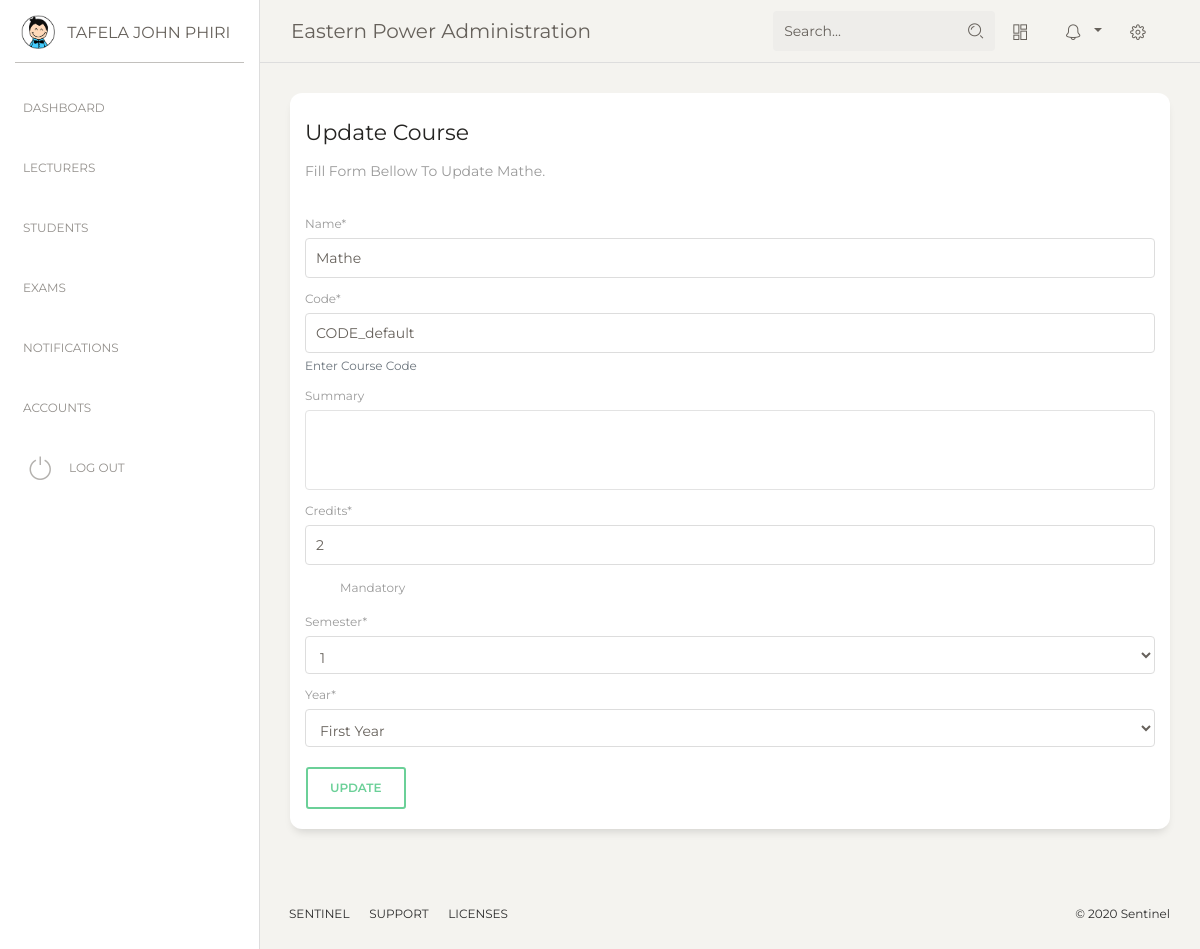
Page /administrator/course/2/update/ (signed in) on the committed database.
### headway/models.py (models this page shows, shortened)
class User(AbstractUser):
    username_validator = UnicodeUsernameValidator()
    username = models.CharField(
        _('username'),
        max_length=150,
        unique=True,
        help_text=_('Enter a Student ID for student Accounts or Email for lecturer Accounts.'),
        validators=[username_validator],
        error_messages={
            'unique': _("A user with that username already exists."),
        },
    )
    email = models.EmailField(_('email address'), blank=True, unique=True)
    middle_name = models.CharField(max_length=50, blank=True, null=True)
    is_student = models.BooleanField(default=True)
    is_lecturer = models.BooleanField(default=False)
    is_admin = models.BooleanField(default=False)
    institution = models.ForeignKey(Institution, on_delete=models.CASCADE, null=True)
    USERNAME_FIELD = 'username'
    REQUIRED_FIELDS = ['email']
    def get_full_name(self):
        if self.middle_name:
            full_name = '%s %s %s' % (self.first_name, self.middle_name, self.last_name)
        else:
            full_name = '%s %s' % (self.first_name, self.last_name)
        return full_name
    def __str__(self):
        return self.get_full_name()

class Institution(models.Model):
    name = models.CharField(max_length=100, help_text='Enter Institution Name')
    active_subscription = models.BooleanField(default=True)
    subscription_type = models.CharField(max_length=1)  # add choices
    subscription_start = models.DateField(auto_created=True, auto_now_add=True)
    subscription_end = models.DateField()
    short_name = models.CharField(max_length=10, default='INSTITUTE', help_text='Enter A Short Abbreviation Of'
                                                                                'Your Institutes Name '
                                                                                '(10 Characters Max.)')

class Course(models.Model):
    institution = models.ForeignKey(Institution, on_delete=models.DO_NOTHING)
    name = models.CharField(max_length=200)
    code = models.CharField(max_length=20, default='CODE_default', help_text='Enter Course Code')
    summary = models.TextField(max_length=600, null=True, blank=True)
    program = models.ForeignKey(Program, on_delete=models.CASCADE)
    credits = models.IntegerField(null=True, default=0)
    mandatory = models.BooleanField(default=True)
    year = models.IntegerField(choices=YEARS, default=1)
    semester = models.IntegerField(choices=SEMESTER, default=1)
    course_lecturer = models.ManyToManyField('Lecturer', related_name='course_teacher', blank=True)
    def __str__(self):
        return self.name

### administrator/views.py (the view)
# urls.py: path('course/<int:pk>/update/', views.CourseUpdate.as_view(), name='course_update'),
@method_decorator(user_is_admin, name='get')
@method_decorator(user_is_admin, name='post')
class CourseUpdate(SuccessMessageMixin, UpdateView):
    template_name = 'administrator/update_course.html'
    model = Course
    fields = ('name', 'code', 'summary', 'credits', 'mandatory', 'semester', 'year', )
    success_url = reverse_lazy('administrator:dash')
    pk_url_kwarg = 'pk'
    success_message = "%(name)s Was Successfully Updated"

### templates/administrator/update_course.html (shortened to what this page needs)
{% extends 'administrator/base.html' %}
{% load crispy_forms_tags %}
{% block content %}
    <div class="row">
          <div class="col-lg-12">
            <div class="card ">
              <div class="card-header ">
                <h5 class="card-title">Update Course</h5>
                <p class="card-category">Fill Form Bellow To Update {{ course }}.</p>
              </div>
                <div class="card-body">
                    <form method="post" action=".">
                        {{ form|crispy }}
                        <input type="submit" value="Update" class="btn btn-outline-success">
                    </form>
                </div>
            </div>
          </div>
        </div>
{% endblock content %}

### templates/administrator/base.html (shortened to what this page needs)
{% load static %}
<!DOCTYPE html>
<html lang="en">
<head>
  <link href="https://maxcdn.bootstrapcdn.com/font-awesome/latest/css/font-awesome.min.css" rel="stylesheet">
  <link href="{% static 'assets/css/bootstrap.min.css' %}" rel="stylesheet" />
  <link href="{% static 'assets/css/paper-dashboard.css' %}" rel="stylesheet" />
</head>
<body class="">
  <div class="wrapper ">
    <div class="sidebar" data-color="white" data-active-color="danger">
      <div class="logo">
        <a href="#" class="simple-text logo-mini">
          <div class="logo-image-small">
            <img src="{% static 'assets/img/logo-small.png' %}">
          </div>
        </a>
        <a href="#" class="simple-text logo-normal">
          {{ request.user}}
        </a>
      </div>
    <!-- loading urls for purpose of showing active tubs
    {% url 'administrator:dash' as dash_dir %} {% url 'administrator:lecturers' as lecturers_dir %}
        {% url 'administrator:students' as students_dir %} {% url 'administrator:exams' as exams_dir %}
    {% url 'administrator:notifications' as notifications_dir %} {% url 'administrator:accounts' as accounts_dir %}-->
      <div class="sidebar-wrapper">
        <ul class="nav">
          <li{% if request.path == dash_dir %} class="active" {% endif%} >
                  <a href="{% url 'administrator:dash' %}">
              <p>Dashboard</p>
            </a>
          </li>
          <li {% if request.path == lecturers_dir %} class="active"{% endif %}>
            <a href="{% url 'administrator:lecturers' %}">
              <p>Lecturers</p>
            </a>
          </li>
          <li {% if request.path == students_dir %} class="active"{% endif %}>
            <a href="{% url 'administrator:students' %}">
              <p>Students</p>
            </a>
          </li>
          <li {% if request.path == exams_dir %} class="active"{% endif %}>
            <a href="{% url 'administrator:exams' %}">
              <p>Exams</p>
            </a>
          </li>
          <li {% if request.path == notifications_dir %}class="active"{% endif %}>
            <a href="{% url 'administrator:notifications' %}">
              <p>Notifications</p>
            </a>
          </li>
        <li {% if request.path == accounts_dir %}class="active"{% endif %}>
            <a href="{% url 'administrator:accounts' %}">
              <p>Accounts</p>
            </a>
          </li>
          <li class="active-pro">
            <a href="{% url 'logout' %}">
              <i class="nc-icon nc-button-power"></i>
              <p>Log Out</p>
            </a>
          </li>
        </ul>
      </div>
    </div>
    <div class="main-panel">
      <nav class="navbar navbar-expand-lg navbar-absolute fixed-top navbar-transparent">
        <div class="container-fluid">
          <div class="navbar-wrapper">
            <a class="navbar-brand" href="{% url 'administrator:institution_details' pk=request.user.institution.pk%}">
                {{ request.user.institution.name }} Administration</a>
          </div>
          <div class="collapse navbar-collapse justify-content-end" id="navigation">
            <form method="get" action="{% url 'headway:search' %}">
              <div class="input-group no-border">
                <input type="text" value="{{ request.GET.q }}" class="form-control" placeholder="Search..." name="q">
                <div class="input-group-append">
                  <div class="input-group-text">
                    <i class="nc-icon nc-zoom-split"></i>
                  </div>
                </div>
              </div>
            </form>
            <ul class="navbar-nav">
              <li class="nav-item">
                <a class="nav-link btn-magnify" href="#">
                  <i class="nc-icon nc-layout-11"></i>
                </a>
              </li>
              <li class="nav-item btn-rotate dropdown">
                <a class="nav-link dropdown-toggle" href="http://example.com" id="navbarDropdownMenuLink" data-toggle="dropdown" aria-haspopup="true" aria-expanded="false">
                  <i class="nc-icon nc-bell-55"></i>
                </a>
              </li>
              <li class="nav-item">
                <a class="nav-link btn-rotate" href="#">
                  <i class="nc-icon nc-settings-gear-65"></i>
                </a>
              </li>
            </ul>
          </div>
        </div>
      </nav>
      <div class="content">
          {% block content %}
          {% endblock %}
      </div>
      <footer class="footer footer-black  footer-white ">
        <div class="container-fluid">
          <div class="row">
            <nav class="footer-nav">
              <ul>
                <li>
                  <a href="#" target="_blank">Sentinel</a>
                </li>
                <li>
                  <a href="#" target="_blank">Support</a>
                </li>
                <li>
                  <a href="#" target="_blank">Licenses</a>
                </li>
              </ul>
            </nav>
            <div class="credits ml-auto">
              <span class="copyright">
                ©
                 Sentinel
              </span>
            </div>
          </div>
        </div>
      </footer>
    </div>
  </div>
</body>
</html>

### rows in the picture
User: user "TAFELA JOHN PHIRI", user.institution.name "Eastern Power"
Course: name "Mathe", code "CODE_default", credits "2", semester "1", year "First Year"
